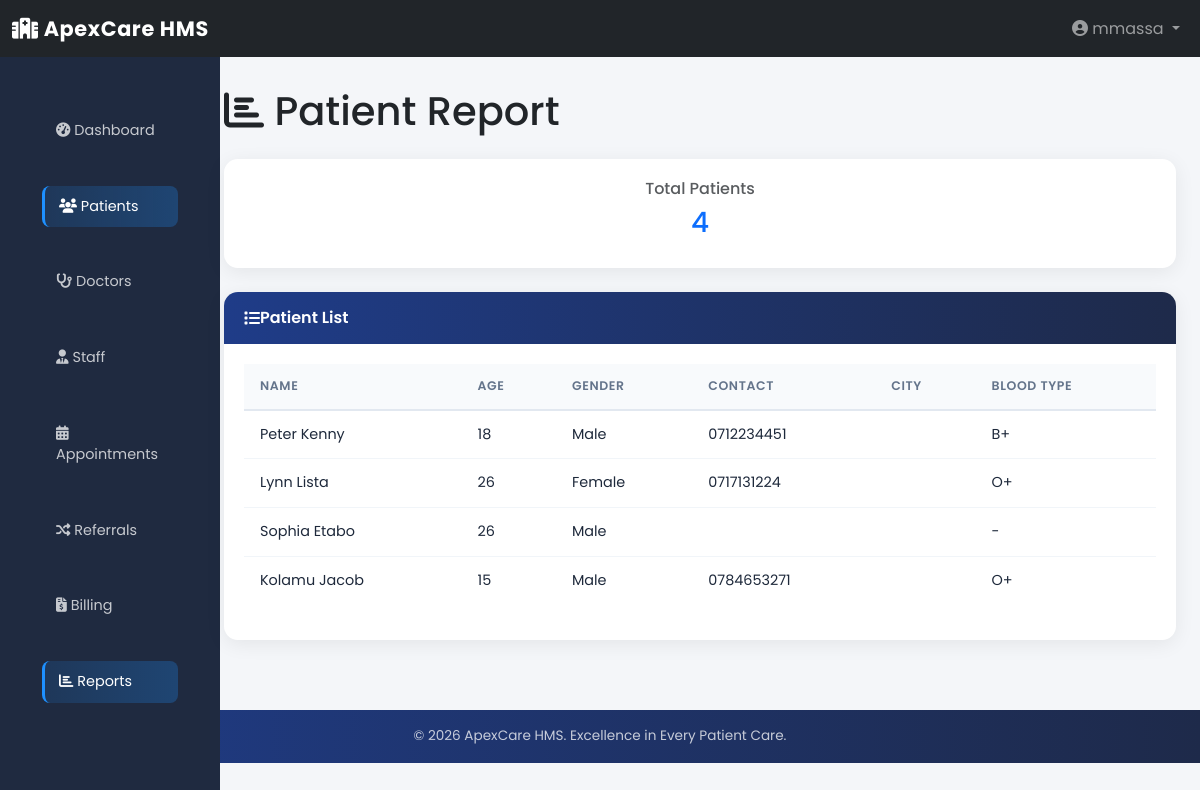
Before: /reports/patients/ (signed in) with the older database file.
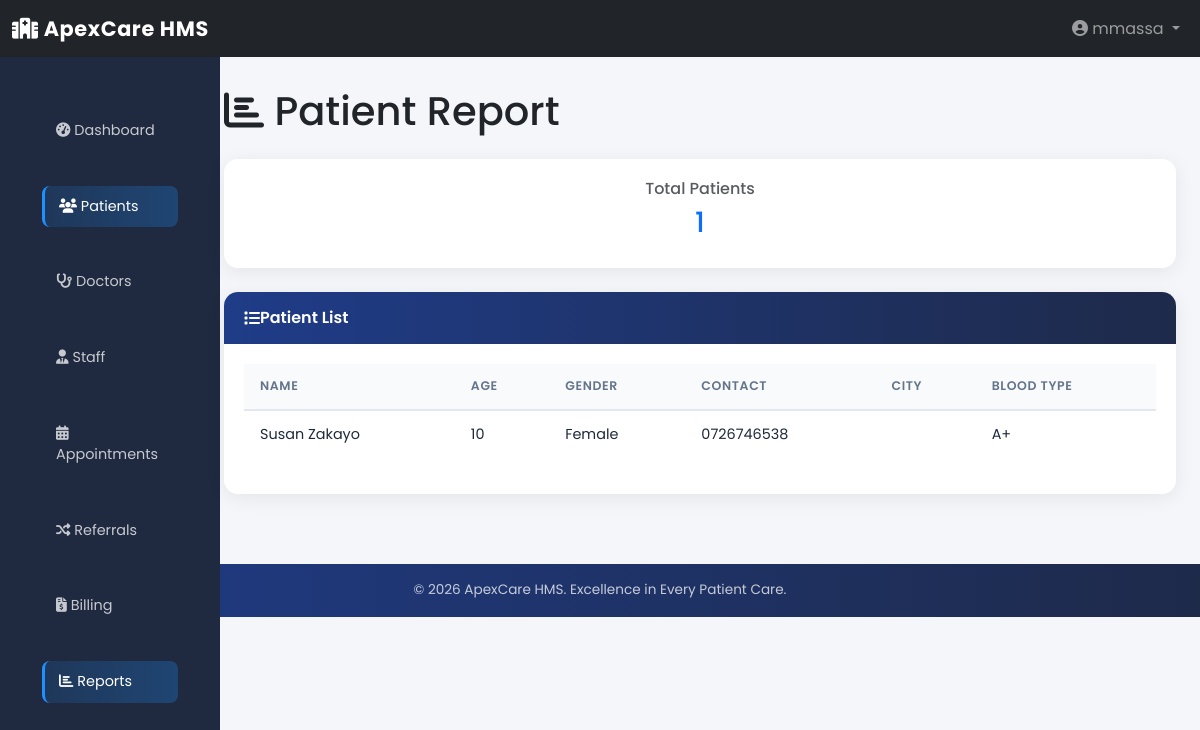
After: the same page with the newer database file.
### patients/models.py (models this page shows, shortened)
class Patient(models.Model):
    GENDER_CHOICES = [
        ('male', 'Male'),
        ('female', 'Female'),
        ('other', 'Other'),
    ]
    BLOOD_TYPE_CHOICES = [
        ('O+', 'O+'), ('O-', 'O-'),
        ('A+', 'A+'), ('A-', 'A-'),
        ('B+', 'B+'), ('B-', 'B-'),
        ('AB+', 'AB+'), ('AB-', 'AB-'),
    ]
    user = models.OneToOneField(
        User,
        on_delete=models.CASCADE,
        related_name='patient_profile'
    )
    first_name = models.CharField(max_length=100)
    last_name = models.CharField(max_length=100)
    date_of_birth = models.DateField()
    gender = models.CharField(
        max_length=10,
        choices=GENDER_CHOICES
    )
    contact = models.CharField(
        max_length=20,
        validators=[
            RegexValidator(
                regex=r'^\+?\d{9,15}Ksh',
                message='Enter a valid phone number'
            )
        ]
    )
    email = models.EmailField(blank=True, null=True)
    address = models.TextField(blank=True, null=True)
    county = models.CharField(max_length=100, blank=True, null=True)
    blood_type = models.CharField(
        max_length=5,
        choices=BLOOD_TYPE_CHOICES,
        blank=True,
        null=True
    )
    emergency_contact = models.CharField(max_length=20, blank=True, null=True)
    emergency_contact_name = models.CharField(max_length=100, blank=True, null=True)
    medical_history = models.TextField(blank=True, null=True)
    allergies = models.TextField(blank=True, null=True)
    created_at = models.DateTimeField(auto_now_add=True)
    updated_at = models.DateTimeField(auto_now=True)
    @property
    def age(self):
        today = date.today()
        return today.year - self.date_of_birth.year - (
            (today.month, today.day) <
            (self.date_of_birth.month, self.date_of_birth.day)
        )
    class Meta:
        db_table = "patients_patient"
        verbose_name = "Patient"
        verbose_name_plural = "Patients"
        ordering = ["-created_at"]

### reports/views.py (the view)
# urls.py: path('patients/', views.patient_report, name='patient_report'),
@login_required
@check_role('admin')
def patient_report(request):
    patients = Patient.objects.all()
    context = {
        'total_patients': patients.count(),
        'patients': patients,
    }
    return render(request, 'reports/patient_report.html', context)

### core/views.py (called while the page is built)
def check_role(role):
    def decorator(view_func):
        @wraps(view_func)
        def wrapper(request, *args, **kwargs):
            if not request.user.is_authenticated:
                return redirect('core:login')
            if request.user.profile.role != role and request.user.profile.role != 'admin':
                return redirect('core:dashboard')
            return view_func(request, *args, **kwargs)
        return wrapper
    return decorator

### reports/templates/reports/patient_report.html (shortened to what this page needs)
{% extends 'base.html' %}
{% block content %}
<h1 class="mb-4"><i class="fas fa-chart-bar"></i> Patient Report</h1>
<div class="card mb-4">
    <div class="card-body text-center">
        <h6 class="text-muted">Total Patients</h6>
        <h3 class="text-primary">{{ total_patients }}</h3>
    </div>
</div>
<div class="card">
    <div class="card-header">
        <i class="fas fa-list"></i> Patient List
    </div>
    <div class="card-body">
        <div class="table-responsive">
            <table class="table table-hover">
                <thead>
                    <tr>
                        <th>Name</th>
                        <th>Age</th>
                        <th>Gender</th>
                        <th>Contact</th>
                        <th>City</th>
                        <th>Blood Type</th>
                    </tr>
                </thead>
                <tbody>
                    {% for patient in patients %}
                        <tr>
                            <td>{{ patient.first_name }} {{ patient.last_name }}</td>
                            <td>{{ patient.age }}</td>
                            <td>{{ patient.get_gender_display }}</td>
                            <td>{{ patient.contact }}</td>
                            <td>{{ patient.city }}</td>
                            <td>{{ patient.blood_type|default:'-' }}</td>
                        </tr>
                    {% endfor %}
                </tbody>
            </table>
        </div>
    </div>
</div>
{% endblock %}

Changed rows visible on the page:
removed Patient: first_name "Peter", last_name "Kenny", age "18", gender "Male", contact "0712234451", blood_type "B+"
removed Patient: first_name "Lynn", last_name "Lista", age "26", gender "Female", contact "0717131224", blood_type "O+"
removed Patient: first_name "Sophia", last_name "Etabo", age "26", gender "Male", blood_type "-"
removed Patient: first_name "Kolamu", last_name "Jacob", age "15", gender "Male", contact "0784653271", blood_type "O+"
added Patient: first_name "Susan", last_name "Zakayo", age "10", gender "Female", contact "0726746538", blood_type "A+"
Other visible differences:
{{ total_patients }}: "4" → "1"
